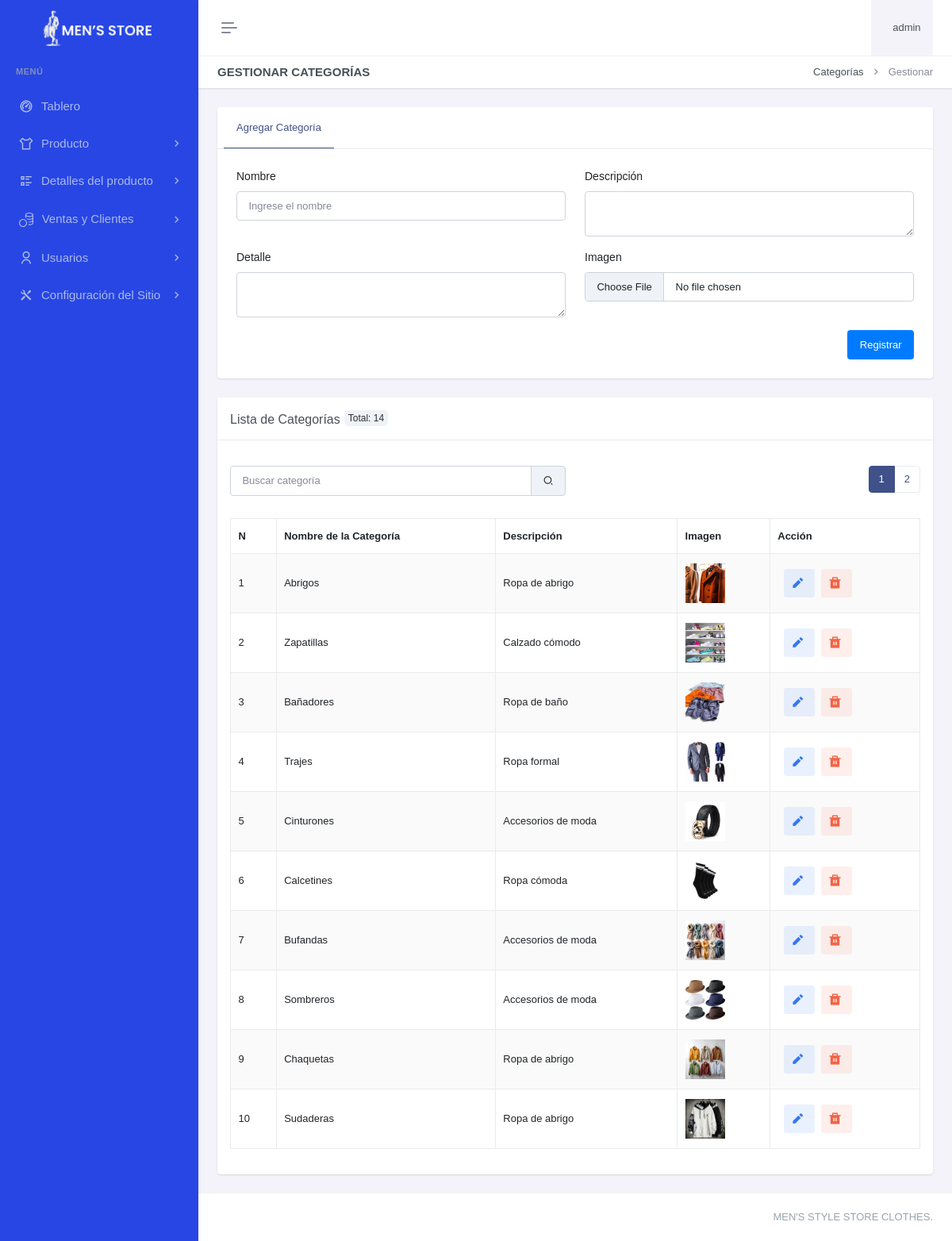
Before: /paneladministrador/detallesproducto/categoria/gestionar-categoria.php (signed in) with the older database file.
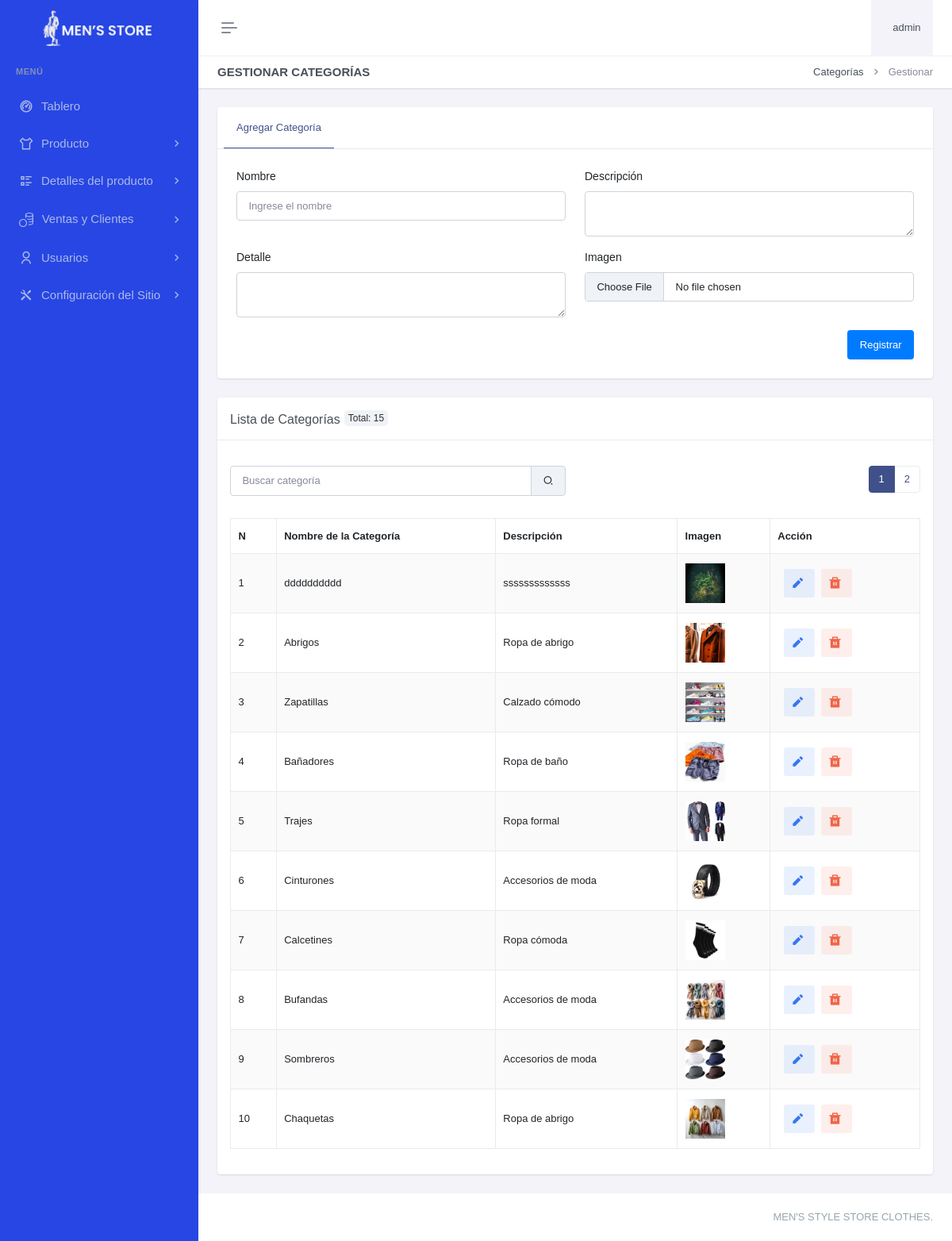
After: the same page with the newer database file.
### tables this page shows
CREATE TABLE `categoria` (
  `catId` int(11) NOT NULL,
  `catNombre` varchar(100) DEFAULT NULL,
  `catDescripcion` varchar(255) DEFAULT NULL,
  `catDetalle` varchar(100) DEFAULT NULL,
  `catImg` varchar(255) DEFAULT NULL,
  `catFechaRegis` datetime DEFAULT current_timestamp() ON UPDATE current_timestamp()
);

### paneladministrador/detallesproducto/categoria/gestionar-categoria.php (the view, shortened to what the changed rows need)
<?php
include "../../header.php";
include "../../sidebar.php";
$registros_por_pagina = 10;
$pagina_actual = isset($_GET['pagina']) ? (int)$_GET['pagina'] : 1;
$offset = ($pagina_actual - 1) * $registros_por_pagina;
$search = isset($_GET['search']) ? trim($_GET['search']) : '';
$query_total = "SELECT COUNT(*) as total FROM categoria WHERE catNombre LIKE ? OR catDescripcion LIKE ?";
$search_param = "%$search%";
$stmt_total = $con->prepare($query_total);
$stmt_total->bind_param('ss', $search_param, $search_param);
$stmt_total->execute();
$result_total = $stmt_total->get_result();
$total_registros = $result_total->fetch_assoc()['total'];
$total_paginas = ceil($total_registros / $registros_por_pagina);
?>
<div class="main-content">
    <div class="page-content">
        <div class="container-fluid">
            <div class="row">
                <div class="col-xxl-9">
                    <div class="card mt-4">
                        <div class="card-header">
                            <h5 class="card-title mb-0">Lista de Categorías<div class="badge-total">Total: <?php echo $total_registros; ?></div></h5>
                        </div>
                        <div class="card-body">
                            <div class="row mb-3">
                                <div class="col-md-6 d-flex justify-content-end">
                                <nav aria-label="Page navigation example">
                                    <ul class="pagination justify-content-center">
                                        <?php for ($i = 1; $i <= $total_paginas; $i++): ?>
                                            <li class="page-item <?php echo ($i == $pagina_actual) ? 'active' : ''; ?>">
                                                <a class="page-link" href="?pagina=<?php echo $i; ?>&search=<?php echo htmlspecialchars($search); ?>#example"><?php echo $i; ?></a>
                                            </li>
                                        <?php endfor; ?>
                                    </ul>
                                </nav>
                                </div>
                            </div>
                            <table id="example" class="table table-bordered dt-responsive nowrap table-striped align-middle" style="width:100%">
                                <thead>
                                    <tr>
                                        <th>N</th>
                                        <th>Nombre de la Categoría</th>
                                        <th>Descripción</th>
                                        <th>Imagen</th>
                                        <th class="accion-col">Acción</th>
                                    </tr>
                                </thead>
                                <tbody>
                                    <?php
                                    $query = "SELECT * FROM categoria WHERE catNombre LIKE ? OR catDescripcion LIKE ? ORDER BY catId DESC LIMIT ? OFFSET ?";
                                    $stmt = $con->prepare($query);
                                    $stmt->bind_param('ssii', $search_param, $search_param, $registros_por_pagina, $offset);
                                    $stmt->execute();
                                    $result = $stmt->get_result();
                                    $numeracion = $offset + 1;
                                    while ($row = $result->fetch_assoc()) {
                                        $image_path = "../../recursos/uploads/categoria/" . htmlspecialchars($row['catImg']);
                                        echo "<tr id='categoria-{$row['catId']}'>
                                                <td>{$numeracion}</td>
                                                <td>" . htmlspecialchars($row['catNombre']) . "</td>
                                                <td>" . htmlspecialchars($row['catDescripcion']) . "</td>
                                                <td><img src='" . $image_path . "' alt='" . htmlspecialchars($row['catNombre']) . "' style='width: 50px; height: 50px;'></td>
                                                <td>
                                                    <a href='editarcategoria.php?id={$row['catId']}' class='btn btn-soft-secondary btn-sm ms-2 me-1' aria-label='Editar' title='Editar'><i class='ri-pencil-fill align-bottom me-1' style='font-size: 1.5em;'></i></a>
                                                    <a href='javascript:void(0);' class='btn btn-soft-danger btn-sm' onclick='confirmDeleteCategoria({$row['catId']})' aria-label='Eliminar' title='Eliminar'><i class='ri-delete-bin-fill align-bottom me-1' style='font-size: 1.5em;'></i></a>
                                                </td>
                                            </tr>";
                                        $numeracion++;
                                    }
                                    ?>
                                </tbody>
                            </table>
                        </div>
                    </div>
                </div>
            </div>
        </div>
    </div>
<?php include "../../footer.php"; ?>

Changed rows visible on the page:
no longer on this page (row unchanged): categoria: catNombre "Sudaderas", catDescripcion "Ropa de abrigo", catImg (picture)
added categoria: catNombre "dddddddddd", catDescripcion "sssssssssssss", catImg (picture)
Other visible differences:
$total_registros: "14" → "15"
